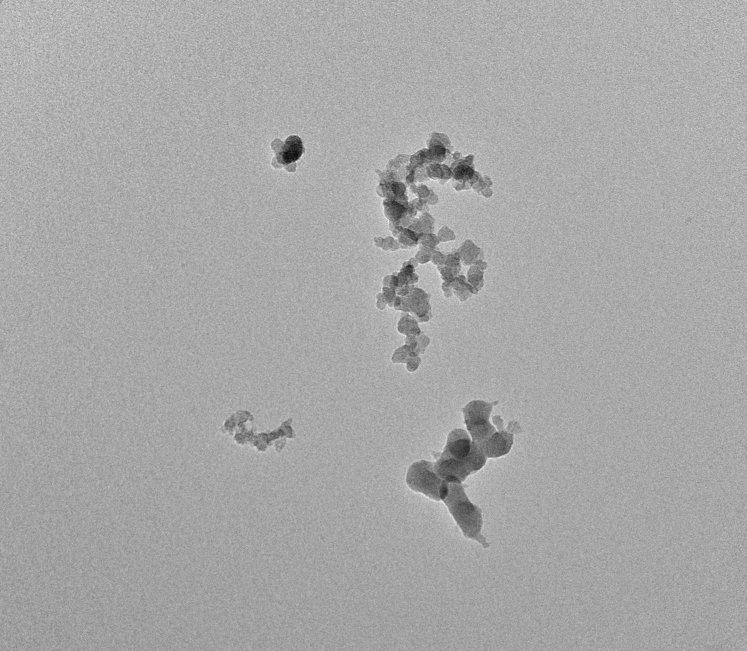
#> input picture 201805A_B6_017.png, 2240 x 1952 px, found by its file name (shown at 1/3 size)
$ python analyse_particlesDan.py
#> lines starting #> are read from the running program, lines starting #| are printed output that depends on the picture; after the words box and inside, x2 and y2 are one past the last pixel; in counts of white or black regions, pixels touching at a corner belong together; long printed decimals are rounded
#> further down, image is the input picture: PIL image 2240x1952 L; min 0, max 255, mean 167.6
# -*- coding: utf-8 -*-
"""
Created on Mon Feb 16 10:54:18 2026

@author: bara.fall
"""

#!/usr/bin/python3

import numpy as np
from PIL import Image, ImageFilter, ImageDraw
import sys
#import cv2
#import os

def hk_cluster(image, threshold):
    px_x = np.shape(image)[0]
    px_y = np.shape(image)[1]
    R = np.zeros((px_x+1, px_y+1))
    R[0:px_x, 0:px_y] = np.where(image > threshold, -1, 0)

    last_label = 1
    for j in range(px_y):
        for i in range(px_x):
            if R[i, j] == 0:
                continue
            neighors = np.array([R[i-1, j], R[i, j-1]])
            if any(neighors < 0):
                print("error")
            if np.all(neighors == 0):           # neighors have no labels
                R[i, j] = last_label
                last_label += 1
            elif np.sum(neighors!=0) == 1:      # one neighor has a label
                R[i, j] = np.amax(neighors)
            else:                               # two neighors or more
                R[i, j] = np.amin(neighors, initial=last_label, where=(neighors!=0))
                if R[i, j] == np.amax(neighors, initial=R[i, j], where=(neighors!=0)):
                    continue
                else:
                    R[R == np.amax(neighors, initial=R[i, j], where=(neighors!=0))] = R[i, j]
                    neighors = np.array([R[i-1, j], R[i, j-1]])
                    if R[i, j] == np.amax(neighors, initial=R[i, j], where=(neighors!=0)):
                        continue
                    else:
                        R[R == np.amax(neighors, initial=R[i, j], where=(neighors!=0))] = R[i, j]

    centers = []
    d_mins = []
    d_maxs = []
    diams = []
    diam_stds = []
    orientations = []
    areas = []
#    Image.fromarray(R.astype("uint8"), mode="L").save('test.png')
    for i_count in range(1, last_label):
        if(np.any(R==i_count)):
            y, x = np.nonzero(R==i_count)
            if len(x) < 35:
                continue
            com = [np.mean(x), np.mean(y)]
            d = []
            d_min = px_x + px_y
            d_max = 0
            for x1, y1 in zip(x, y):
                if np.any(R[max(y1-1, 0):min(y1+2, px_x), max(x1-1, 0):min(x1+2, px_y)] != i_count): # attention x and y seem to be interchanged
                    tmp = 2*((x1-com[0])**2+(y1-com[1])**2)**.5
                    if tmp < d_min:
                        d_min = tmp
                    if tmp > d_max:
                        d_max = tmp
                    d.append(tmp)
            if len(d) == 0:
                continue
            diams.append(np.average(d))
            diam_stds.append(np.std(d))
            centers.append(com)
            d_mins.append(d_min)
            d_maxs.append(d_max)
            coords = np.vstack([x, y])
            cov = np.cov(coords)
            evals, evecs = np.linalg.eig(cov)
            sort_indices = np.argsort(evals)[::-1]
            x_v1, y_v1 = evecs[:, sort_indices[1]]  # Eigenvector with smallest eigenvalue
            x_v2, y_v2 = evecs[:, sort_indices[0]]
            evecs[0, 0] = x_v1/(x_v1**2+y_v1**2)**.5
            evecs[0, 1] = y_v1/(x_v1**2+y_v1**2)**.5
            evecs[1, 0] = x_v2/(x_v2**2+y_v2**2)**.5
            evecs[1, 1] = y_v2/(x_v2**2+y_v2**2)**.5
            orientations.append(evecs)
            areas.append(len(x))
    return centers, diams, diam_stds, d_mins, d_maxs, orientations, areas


# [78 lines of commented-out code are left out]


def adjust_contrast(image):
    image = np.array(image)
    px_x = np.shape(image)[0]
#> px_x = 650
    px_y = np.shape(image)[1]
#> px_y = 746
    block = 150
    for i in range(0, px_x, block):
        for j in range(0, px_y, block):
            xmin = i
            xmax = min(i+block, px_x)
            ymin = j
            ymax = min(j+block, px_y)
            subimage = image[xmin:xmax, ymin:ymax]
            threshold = np.average(subimage)
            subimage = np.where(subimage < threshold-15, 255, 0)
            image[xmin:xmax, ymin:ymax] = subimage
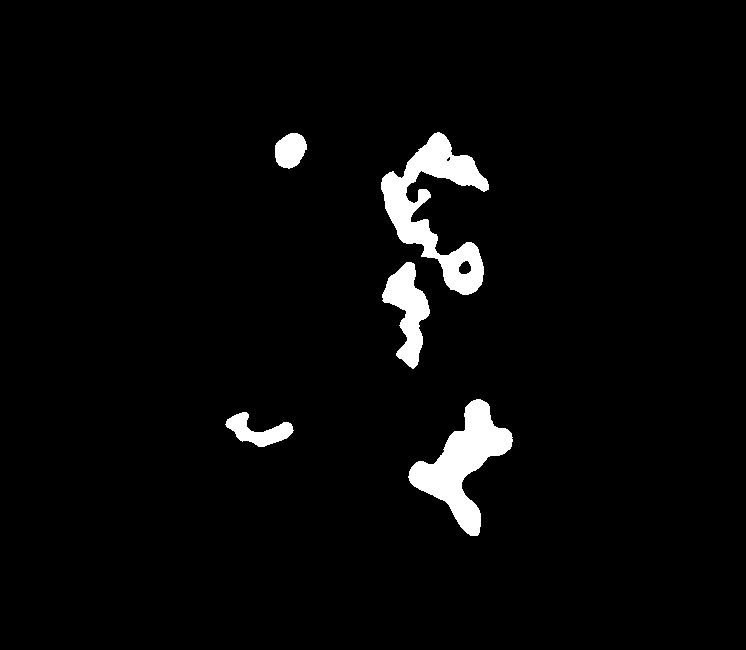
#> image: shape (650, 746); 3.4% white; 5 white regions, box (x1, y1, x2, y2) and area: (381, 132, 489, 295) 6407, (408, 399, 513, 536) 5533, (382, 262, 430, 369) 2489, (225, 412, 294, 447) 1111, (275, 133, 307, 169) 864
#> subimage: shape (50, 146) int64; every value is 0
    image = Image.fromarray(image.astype('uint8')).filter(ImageFilter.MaxFilter(5)).filter(ImageFilter.MaxFilter(3))
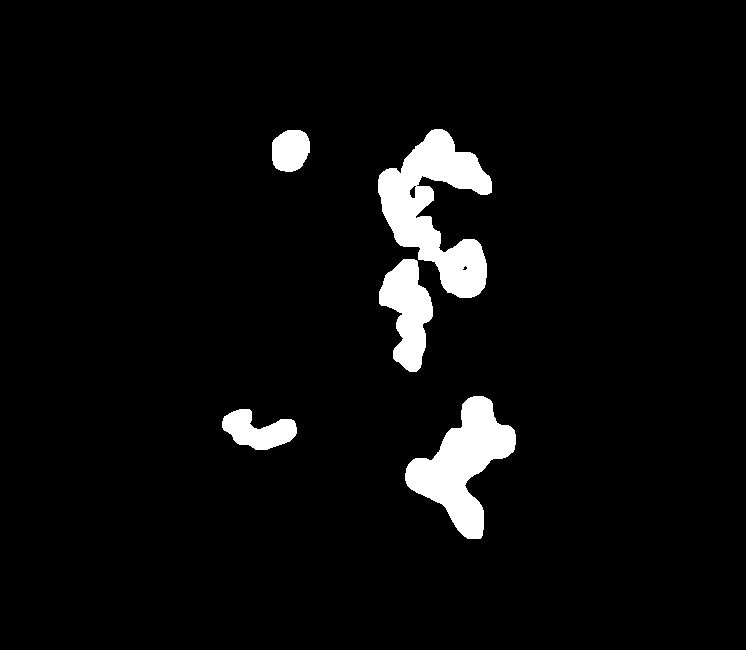
#> image: PIL image 746x650 L; 4.8% white; 5 white regions, box (x1, y1, x2, y2) and area: (378, 129, 492, 298) 9147, (405, 396, 516, 539) 7162, (379, 259, 433, 372) 3595, (222, 409, 297, 450) 1849, (272, 130, 310, 172) 1308
    return image

fct = 3
image = Image.open(r"C:\Users\bara.fall\Downloads\analyse_particlesDan\201805A_B6_017.png")

image2 = image.copy()
image2 = image2.convert('L')
image2b = image2.copy()
image2b = np.array(image2b)
image2 = image2.filter(ImageFilter.BoxBlur(20))
image2 = image2.resize((image2.size[0]//fct, image2.size[1]//fct))
image2 = adjust_contrast(image2)
image3 = image2.filter(ImageFilter.FIND_EDGES)
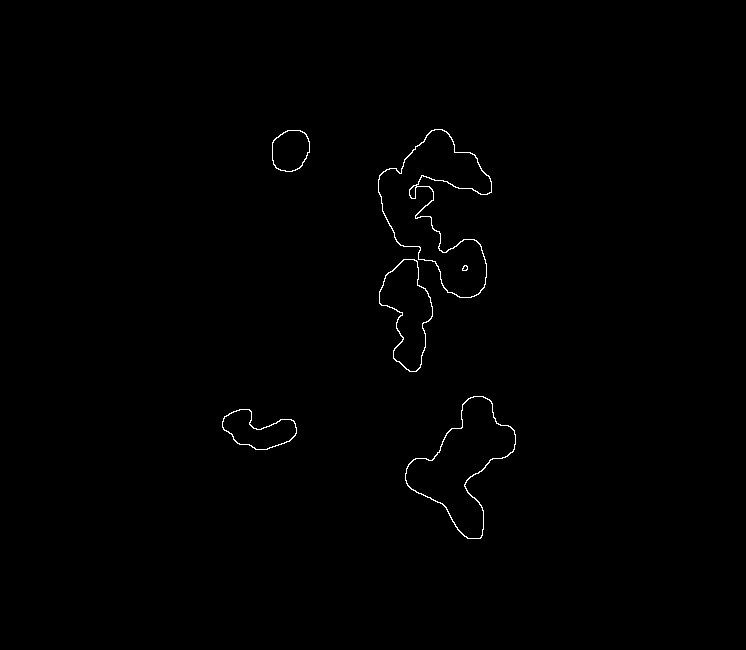
#> image3: PIL image 746x650 L; 0.46% white in thin lines or dots, all inside (x1, y1, x2, y2) = (222, 129, 516, 539)
#image = Image.fromarray(np.maximum(np.array(image3.resize((image.size[0], image.size[1])))[:, :, np.newaxis], np.array(image)))

edges = np.array(image3.resize(image.size))                  # (H, W) en gris
img   = np.array(image.convert("RGB"))                       # (H, W, 3)
edges_rgb = np.repeat(edges[:, :, None], 3, axis=2)          # (H, W, 3)

image = Image.fromarray(np.maximum(edges_rgb, img).astype(np.uint8))
#> image: PIL image 2240x1952 RGB


image.save('test.png')
draw = ImageDraw.Draw(image)

centers, diams, diam_stds, d_mins, d_maxs, orientations, areas = hk_cluster(np.array(image2), 100)
#> after the loop in hk_cluster, `for j in range(px_y):`:
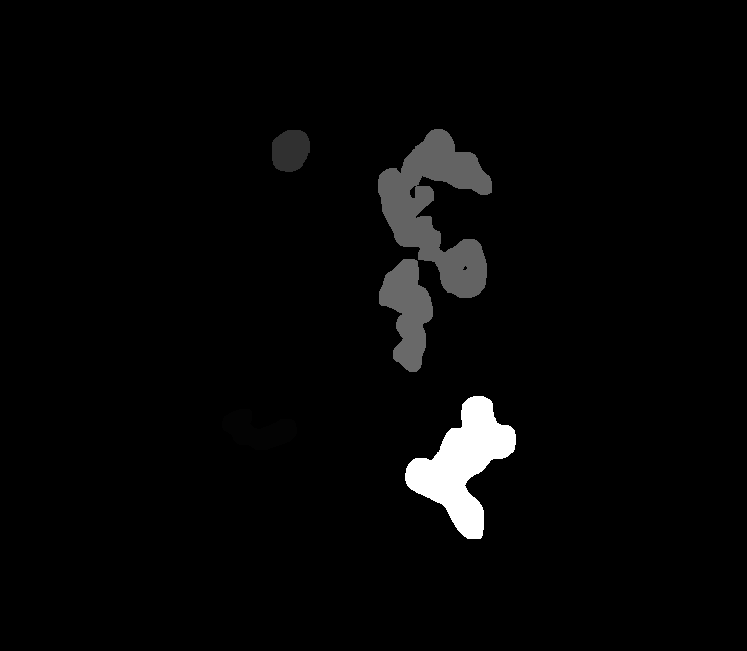
#> R: shape (651, 747) float64; min 0, max 85, mean 2.2; drawn with min black and max white
#> after the loop in hk_cluster, `for j in range(px_y):`: last_label = 167
#> the loop in hk_cluster, `for i_count in range(1, last_label):` made 166 passes
#> (com, cov, evals, sort_indices, x_v1, y_v1, x_v2) on passes 1, 16, 33, 35, 85: ([257.7, 430.4], [[405.7, 54.98], [54.98, 88.81]], [415, 79.54], [0, 1], -0.166, 0.986, 0.986), ([290, 150.1], [[96.13, -17.17], [-17.17, 116.7]], [86.41, 126.4], [1, 0], -0.87, -0.493, 0.493), ([435.6, 209.4], [[824.3, 330.9], [330.9, 1985.7]], [736.7, 2073.3], [1, 0], -0.967, 0.256, -0.256), ([407.5, 311.5], [[133.3, 78.89], [78.89, 849.4]], [124.7, 858], [1, 0], -0.994, 0.108, -0.108), ([462.6, 464.1], [[580.8, -284.5], [-284.5, 1136.3]], [461, 1256.2], [1, 0], -0.922, -0.388, 0.388)
#> after the loop in hk_cluster, `for i_count in range(1, last_label):`: areas = [1849, 1308, 9147, 3595, 7162]; centers = [[257.7, 430.4], [290, 150.1], [435.6, 209.4], [407.5, 311.5], [462.6, 464.1]]; d_maxs = [76.95, 45.7, 189.5, 120.3, 151.8]; d_mins = [2.84, 33.18, 17.42, 11.08, 27.98]; diam_stds = [19.29, 3.15, 41.97, 27.51, 31.66]; diams = [48.68, 39.68, 103.6, 70.07, 96.34]; orientations = [[[-0.166, 0.986], [0.986, 0.166]], [[-0.87, -0.493], [0.493, -0.87]], [[-0.967, 0.256], [-0.256, -0.967]], [[-0.994, 0.108], [-0.108, -0.994]], [[-0.922, -0.388], [0.388, -0.922]]]
#> diams = [48.68, 39.68, 103.6, 70.07, 96.34]; diam_stds = [19.29, 3.15, 41.97, 27.51, 31.66]; d_mins = [2.84, 33.18, 17.42, 11.08, 27.98]; d_maxs = [76.95, 45.7, 189.5, 120.3, 151.8]; areas = [1849, 1308, 9147, 3595, 7162]
i=1
scale = 50/1150
#os.system("rm -rf fft; mkdir fft")
#print("#id diameter_avg_nm diameter_std_nm area_nm2 orientation_x orientation_y")
for center, diam, diam_std, d_min, d_max, orientation, area in zip(centers, diams, diam_stds, d_mins, d_maxs, orientations, areas):
    diam *= fct
    diam_std *= fct
    x = round(fct*center[0])
    y = round(fct*center[1])
    d_min = (diam - diam_std)
    d_max = (diam + diam_std)
#    d_min *= fct
#    d_max *= fct
#    print(i, diam*scale, diam_std*scale,area*fct**2*scale**2, *orientation[0])
    print("xxx", d_min*scale)
    print("xxx", d_max*scale)
    xmin1 = x - 0.5* orientation[0, 0] * d_min
    xmax1 = x + 0.5* orientation[0, 0] * d_min
    ymin1 = y - 0.5* orientation[0, 1] * d_min
    ymax1 = y + 0.5* orientation[0, 1] * d_min
    xmin2 = x - 0.5* orientation[1, 0] * d_max
    xmax2 = x + 0.5* orientation[1, 0] * d_max
    ymin2 = y - 0.5* orientation[1, 1] * d_max
    ymax2 = y + 0.5* orientation[1, 1] * d_max
    draw.line([(xmin1, ymin1), (xmax1, ymax1)], fill="red", width=5)
    draw.line([(xmin2, ymin2), (xmax2, ymax2)], fill="red", width=5)
    draw.ellipse([(x-5, y-5), (x+5, y+5)], outline="blue", width=7)
    draw.text([x, y], str(i)+"\nD (nm): "+str(round(diam*scale, 1))+" +/- "+str(round(diam_std*scale, 1)), fill="black")
#    draw.ellipse([(min(xmin1, xmin2, xmax1, xmax2), min(ymin1, ymin2, ymax1, ymax2)), (max(xmin1, xmin2, xmax1, xmax2), max(ymin1, ymin2, ymax1, ymax2))], outline="blue", width=7)
    xmin = max(round(x - 0.5* d_max), 0)
    xmax = min(round(x + 0.5* d_max), image.size[1])
    ymin = max(round(y - 0.5* d_max), 0)
    ymax = min(round(y + 0.5* d_max), image.size[1])
# [6 lines of commented-out code are left out]
    i+=1
#> this loop made 5 passes
#> (center, diam, diam_std, orientation, area, x) on passes 1 to 5: ([257.7, 430.4], 146.1, 57.86, [[-0.166, 0.986], [0.986, 0.166]], 1849, 773), ([290, 150.1], 119, 9.45, [[-0.87, -0.493], [0.493, -0.87]], 1308, 870), ([435.6, 209.4], 310.8, 125.9, [[-0.967, 0.256], [-0.256, -0.967]], 9147, 1307), ([407.5, 311.5], 210.2, 82.54, [[-0.994, 0.108], [-0.108, -0.994]], 3595, 1223), ([462.6, 464.1], 289, 94.99, [[-0.922, -0.388], [0.388, -0.922]], 7162, 1388)
#| xxx 3.835
#| xxx 8.866
#| xxx 4.765
#| xxx 5.586
#| xxx 8.041
#| xxx 18.989
#| xxx 5.552
#| xxx 12.729
#| xxx 8.435
#| xxx 16.696
#> after the loop, i = 6

image.save('result.jpg')
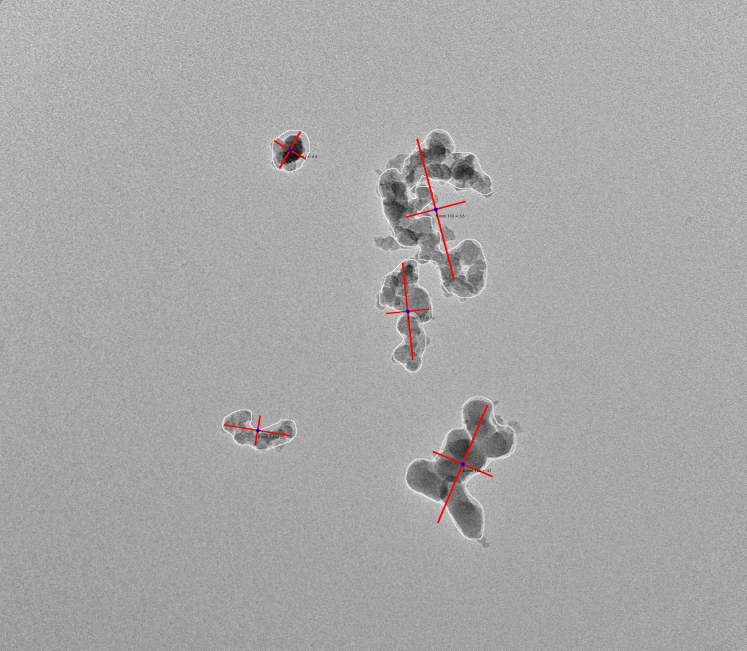
#> saved as result.jpg: PIL image 2240x1952 RGB (shown at 1/3 size); mean R, G, B 168.1, 167.5, 167.5

# ======= sauvegarde "labels_preview.png" (particules en couleurs) =======
# On refait un clustering uniquement pour récupérer la matrice R (labels)
px_x = np.shape(np.array(image2))[0]
#> px_x = 650
px_y = np.shape(np.array(image2))[1]
#> px_y = 746
R = np.zeros((px_x+1, px_y+1))
#> R: shape (651, 747) float64; every value is 0
R[0:px_x, 0:px_y] = np.where(np.array(image2) > 100, -1, 0)

last_label = 1
for j in range(px_y):
    for i in range(px_x):
        if R[i, j] == 0:
            continue
        neighors = np.array([R[i-1, j], R[i, j-1]])
        if np.all(neighors == 0):
            R[i, j] = last_label
            last_label += 1
        elif np.sum(neighors != 0) == 1:
            R[i, j] = np.amax(neighors)
        else:
            R[i, j] = np.amin(neighors, initial=last_label, where=(neighors != 0))
            mx = np.amax(neighors, initial=R[i, j], where=(neighors != 0))
            if R[i, j] != mx:
                R[R == mx] = R[i, j]
#> after the loop, last_label = 167

labels = R[0:px_x, 0:px_y].astype(int)
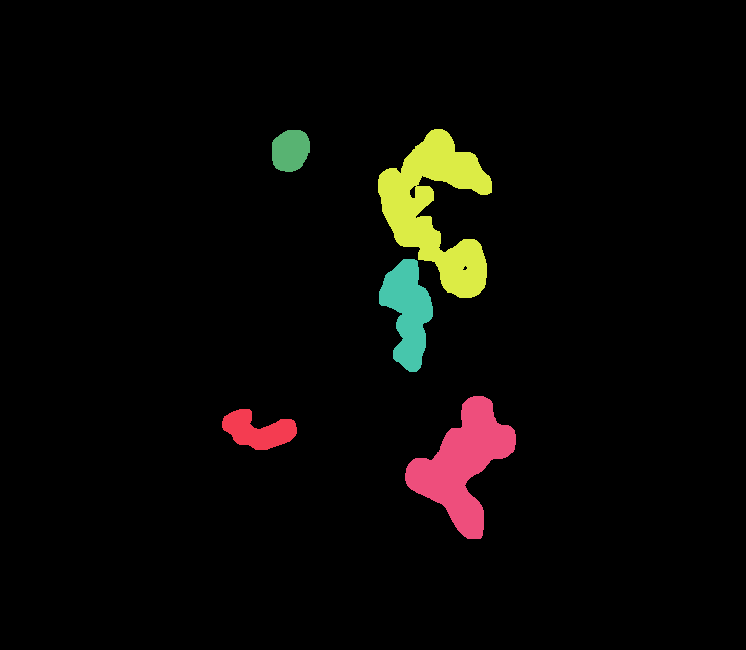
#> labels: shape (650, 746) int64; 6 distinct labels, from 0 to 85; one colour per label, 0 black

# Palette couleurs aléatoires (fond blanc)
max_lbl = int(labels.max())
#> max_lbl = 85
rng = np.random.default_rng(0)
palette = rng.integers(0, 255, size=(max_lbl + 1, 3), dtype=np.uint8)
#> palette = 86 rows, first 8: [94, 129, 193], [216, 206, 234], [14, 162, 32], [214, 216, 129], [247, 188, 15], [68, 183, 231], [204, 77, 168], [60, 124, 9]
palette[0] = [255, 255, 255]

# Les pixels "-1" (non encore labelisés) -> fond blanc
labels = np.where(labels < 0, 0, labels)

label_rgb = palette[labels]
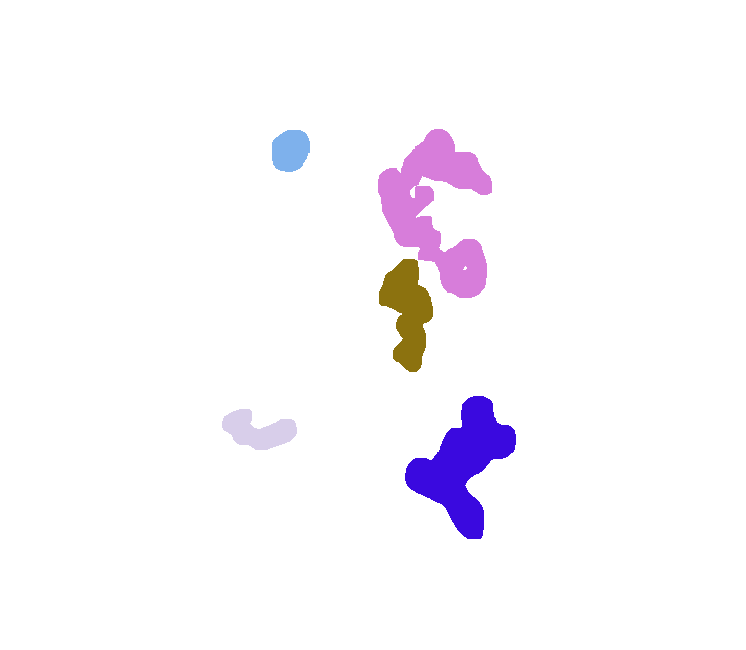
#> label_rgb: shape (650, 746, 3); mean of channels 0, 1, 2 250, 247.5, 251.9; drawn as R, G, B
label_img = Image.fromarray(label_rgb, mode="RGB")

# même taille que l'image originale
label_img = label_img.resize(image.size, resample=Image.NEAREST)
label_img.save("labels_preview.png")
# ======================================================================
